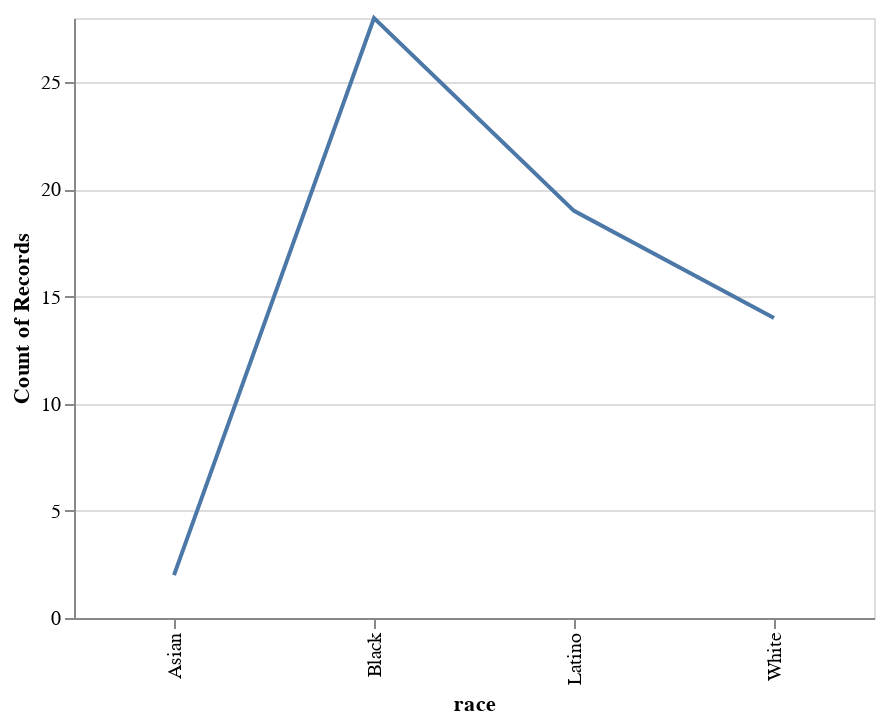

Write notebook code for a chart like this one.
### Markdown cell above
Here's a line chart.

### Code cell
alt.Chart(df).mark_line().encode(
    x="race",
    y="count()"
)

### Figure 1 — Vega-Lite specification as saved in the notebook (floating-point values rounded to 4 significant figures)
{"$schema": "https://vega.github.io/schema/vega-lite/v2.3.0.json", "config": {"view": {"height": 300, "width": 400}}, "data": {"values": [{"address": "2009 W. 6th St.", "age": 18, "death_date": "1992-04-30", "first_name": "Cesar A.", "gender": "Male", "last_name": "Aguilar", "latitude": 34.06, "longitude": -118.3, "neighborhood": "Westlake", "race": "Latino", "type": "Officer-involved shooting"}, {"address": "Main & College streets", "age": 42, "death_date": "1992-05-01", "first_name": "George", "gender": "Male", "last_name": "Alvarez", "latitude": 34.06, "longitude": -118.2, "neighborhood": "Chinatown", "race": "Latino", "type": "Not riot-related"}, {"address": "3100 Rosecrans Ave.", "age": 40, "death_date": "1992-05-23", "first_name": "Wilson", "gender": "Male", "last_name": "Alvarez", "latitude": 33.9, "longitude": -118.3, "neighborhood": "Hawthorne", "race": "Latino", "type": "Homicide"}, {"address": "Rosecrans & Chester avenues", "age": 30, "death_date": "1992-04-30", "first_name": "Brian E.", "gender": "Male", "last_name": "Andrew", "latitude": 33.9, "longitude": -118.2, "neighborhood": "Compton", "race": "Black", "type": "Officer-involved shooting"}, {"address": "1600 W. 60th St.", "age": 87, "death_date": "1992-05-03", "first_name": "Vivian", "gender": "Female", "last_name": "Austin", "latitude": 33.99, "longitude": -118.3, "neighborhood": "Harvard Park", "race": "Black", "type": "Death"}, {"address": "4404 S. Western Ave.", "age": 27, "death_date": "1992-04-30", "first_name": "Franklin", "gender": "Male", "last_name": "Benavidez", "latitude": 34.0, "longitude": -118.3, "neighborhood": "Vermont Square", "race": "Latino", "type": "Officer-involved shooting"}, {"address": "Harbor Freeway near Slauson Avenue", "age": 42, "death_date": "1992-05-02", "first_name": "Carol", "gender": "Female", "last_name": "Benson", "latitude": 33.99, "longitude": -118.3, "neighborhood": "South Park", "race": "Black", "type": "Death"}, {"address": "2740 W. Olympic Blvd.", "age": 30, "death_date": "1992-04-30", "first_name": "Patrick", "gender": "Male", "last_name": "Bettan", "latitude": 34.05, "longitude": -118.3, "neighborhood": "Koreatown", "race": "White", "type": "Homicide"}, {"address": "Vermont & Leeward avenues", "age": 49, "death_date": "1992-04-30", "first_name": "Hector", "gender": "Male", "last_name": "Castro", "latitude": 34.06, "longitude": -118.3, "neighborhood": "Koreatown", "race": "Latino", "type": "Homicide"}, {"address": "Santa Monica Boulevard & Seward Street", "age": 26, "death_date": "1992-04-30", "first_name": "Jerel L.", "gender": "Male", "last_name": "Channell", "latitude": 34.09, "longitude": -118.3, "neighborhood": "Hollywood", "race": "Black", "type": "Death"}, {"address": "Vermont Avenue & 43rd Street", "age": 15, "death_date": "1992-04-30", "first_name": "Gregory", "gender": "Male", "last_name": "Davis Jr.", "latitude": 34.01, "longitude": -118.3, "neighborhood": "Vermont Square", "race": "Black", "type": "Homicide"}, {"address": "5800 block of South Vermont Avenue", "age": null, "death_date": "1992-05-02", "first_name": "John", "gender": "Male", "last_name": "Doe #80", "latitude": 33.99, "longitude": -118.3, "neighborhood": "Vermont-Slauson", "race": "White", "type": "Homicide"}, {"address": "3500 block of Winslow Drive", "age": 56, "death_date": "1992-05-01", "first_name": "Harry", "gender": "Male", "last_name": "Doller", "latitude": 34.09, "longitude": -118.3, "neighborhood": "Silver Lake", "race": "White", "type": "Not riot-related"}, {"address": "614 S. Locust Ave.", "age": 35, "death_date": "1992-04-30", "first_name": "Kevin J.", "gender": "Male", "last_name": "Edwards", "latitude": 33.89, "longitude": -118.2, "neighborhood": "Compton", "race": "Black", "type": "Not riot-related"}, {"address": "Slauson & 7th avenues", "age": 45, "death_date": "1992-04-30", "first_name": "Howard", "gender": "Male", "last_name": "Epstein", "latitude": 33.99, "longitude": -118.3, "neighborhood": "Hyde Park", "race": "White", "type": "Homicide"}, {"address": "7608 S. Compton Ave.", "age": 65, "death_date": "1992-05-02", "first_name": "Juana", "gender": "Female", "last_name": "Espinosa", "latitude": 33.92, "longitude": -118.2, "neighborhood": "Compton", "race": "Latino", "type": "Homicide"}, {"address": "Braddock Drive & Inglewood Boulevard", "age": 24, "death_date": "1992-05-01", "first_name": "Kevin A.", "gender": "Male", "last_name": "Evanahen", "latitude": 33.99, "longitude": -118.4, "neighborhood": "Del Rey", "race": "White", "type": "Homicide"}, {"address": "1005 S. Fresno St.", "age": 15, "death_date": "1992-04-30", "first_name": "Jose L.", "gender": "Male", "last_name": "Garcia", "latitude": 34.03, "longitude": -118.2, "neighborhood": "Boyle Heights", "race": "Latino", "type": "Not riot-related"}, {"address": "10700 block of Burin Avenue", "age": 15, "death_date": "1992-04-30", "first_name": "Mark", "gender": "Male", "last_name": "Garcia", "latitude": 33.94, "longitude": -118.4, "neighborhood": "Lennox", "race": "Latino", "type": "Officer-involved shooting"}, {"address": "12834 Vanowen St.", "age": 32, "death_date": "1992-12-16", "first_name": "Elias", "gender": "Male", "last_name": "Garcia Rivera", "latitude": 34.19, "longitude": -118.4, "neighborhood": "Valley Glen", "race": "Latino", "type": "Homicide"}, {"address": "2034 W. Pico Blvd.", "age": 36, "death_date": "1992-04-30", "first_name": "Andreas", "gender": "Male", "last_name": "Garnica", "latitude": 34.05, "longitude": -118.3, "neighborhood": "Pico-Union", "race": "Latino", "type": "Not riot-related"}, {"address": "Holt & Loranne avenues", "age": 35, "death_date": "1992-05-01", "first_name": "Meeker", "gender": "Male", "last_name": "Gibson", "latitude": 34.06, "longitude": -117.7, "neighborhood": "Pomona", "race": "Black", "type": "Homicide"}, {"address": "Lemon Avenue & Pacific Coast Highway", "age": 32, "death_date": "1992-04-30", "first_name": "Matthew D.", "gender": "Male", "last_name": "Haines", "latitude": 33.79, "longitude": -118.2, "neighborhood": "Long Beach", "race": "White", "type": "Homicide"}, {"address": "Avalon Boulevard & Slauson Avenue", "age": 38, "death_date": "1992-04-29", "first_name": "Jimmie", "gender": "Male", "last_name": "Harris", "latitude": 33.99, "longitude": -118.3, "neighborhood": "South Park", "race": "Black", "type": "Death"}, {"address": "Central Avenue & 112th Street", "age": 17, "death_date": "1992-04-30", "first_name": "DeAndre", "gender": "Male", "last_name": "Harrison", "latitude": 33.93, "longitude": -118.3, "neighborhood": "Green Meadows", "race": "Black", "type": "Officer-involved shooting"}, {"address": "1439 E. Walnut", "age": 38, "death_date": "1992-05-01", "first_name": "Paul D.", "gender": "Male", "last_name": "Horace", "latitude": 34.02, "longitude": -118.2, "neighborhood": "Central-Alameda", "race": "Black", "type": "Homicide"}, {"address": "Main & 51st streets", "age": 56, "death_date": "1992-05-01", "first_name": "Betty", "gender": "Female", "last_name": "Jackson", "latitude": 34.0, "longitude": -118.3, "neighborhood": "South Park", "race": "Black", "type": "Death"}, {"address": "11322 Alvaro St.", "age": 38, "death_date": "1992-04-30", "first_name": "Dennis Ray", "gender": "Male", "last_name": "Jackson", "latitude": 33.93, "longitude": -118.3, "neighborhood": "Watts", "race": "Black", "type": "Officer-involved shooting"}, {"address": "Willowbrook Avenue & Alondra Boulevard", "age": 25, "death_date": "1992-04-30", "first_name": "Tranh", "gender": "Male", "last_name": "Lam", "latitude": 33.89, "longitude": -118.2, "neighborhood": "Compton", "race": "Asian", "type": "Homicide"}, {"address": "Hobart Boulevard & 3rd Street", "age": 18, "death_date": "1992-04-30", "first_name": "Edward Song", "gender": "Male", "last_name": "Lee", "latitude": 34.07, "longitude": -118.3, "neighborhood": "Koreatown", "race": "Asian", "type": "Homicide"}, {"address": "16th Street & Central Avenue", "age": 36, "death_date": "1992-04-30", "first_name": "Frank D.", "gender": "Male", "last_name": "Lopez", "latitude": 34.03, "longitude": -118.2, "neighborhood": "Downtown", "race": "Latino", "type": "Homicide"}, {"address": "Santa Monica Boulevard & Seward Street", "age": 18, "death_date": "1992-04-30", "first_name": "Darnell R.", "gender": "Male", "last_name": "Mallory", "latitude": 34.09, "longitude": -118.3, "neighborhood": "Hollywood", "race": "Black", "type": "Death"}, {"address": "1800 block of East New York Drive", "age": 51, "death_date": "1992-05-01", "first_name": "Lucie R.", "gender": "Female", "last_name": "Maronian", "latitude": 34.18, "longitude": -118.1, "neighborhood": "Altadena", "race": "White", "type": "Homicide"}, {"address": "near North Los Robles Avenue & Claremont Street", "age": 22, "death_date": "1992-05-03", "first_name": "Howard Eugene", "gender": "Male", "last_name": "Martin", "latitude": 34.17, "longitude": -118.1, "neighborhood": "Pasadena", "race": "Black", "type": "Officer-involved shooting"}, {"address": "Avalon Boulevard & 102nd Street", "age": 45, "death_date": "1992-04-30", "first_name": "Ira F.", "gender": "Male", "last_name": "McCurry", "latitude": 33.94, "longitude": -118.3, "neighborhood": "Green Meadows", "race": "White", "type": "Homicide"}, {"address": "Florence Avenue & Cimarron Street", "age": 32, "death_date": "1992-05-01", "first_name": "Alfred V.", "gender": "Male", "last_name": "Miller", "latitude": 33.97, "longitude": -118.3, "neighborhood": "Chesterfield Square", "race": "Black", "type": "Homicide"}, {"address": "120th Street & Central Avenue", "age": 23, "death_date": "1992-04-29", "first_name": "Arturo C.", "gender": "Male", "last_name": "Miranda", "latitude": 33.92, "longitude": -118.3, "neighborhood": "Green Meadows", "race": "Latino", "type": "Homicide"}, {"address": "2137 E. 115th St.", "age": 24, "death_date": "1992-05-01", "first_name": "Suzanne R.", "gender": "Female", "last_name": "Morgan", "latitude": 33.93, "longitude": -118.2, "neighborhood": "Watts", "race": "Black", "type": "Not riot-related"}, {"address": "1601 S. Western Ave.", "age": 20, "death_date": "1992-08-12", "first_name": "Nissar", "gender": "Male", "last_name": "Mustafa", "latitude": 34.04, "longitude": -118.3, "neighborhood": "Harvard Heights", "race": "White", "type": "Homicide"}, {"address": "Western Avenue & 92nd Street", "age": 27, "death_date": "1992-04-30", "first_name": "Ernest", "gender": "Male", "last_name": "Neal Jr.", "latitude": 33.95, "longitude": -118.3, "neighborhood": "Gramercy Park", "race": "Black", "type": "Homicide"}, {"address": "San Pedro & 78th streets", "age": 21, "death_date": "1992-04-30", "first_name": "Anthony", "gender": "Male", "last_name": "Netherly", "latitude": 33.97, "longitude": -118.3, "neighborhood": "Florence", "race": "Black", "type": "Homicide"}, {"address": "Florence Avenue & Flower Street", "age": 21, "death_date": "1992-05-01", "first_name": "Charles W.", "gender": "Male", "last_name": "Orebo", "latitude": 33.97, "longitude": -118.3, "neighborhood": "Florence", "race": "Black", "type": "Officer-involved shooting"}, {"address": "Santa Monica Boulevard & Seward Street", "age": 37, "death_date": "1992-04-30", "first_name": "Juanita", "gender": "Female", "last_name": "Pettaway", "latitude": 34.09, "longitude": -118.3, "neighborhood": "Hollywood", "race": "Black", "type": "Death"}, {"address": "4028 Santa Monica Blvd.", "age": 20, "death_date": "1992-04-30", "first_name": "Juan A.", "gender": "Male", "last_name": "Pineda", "latitude": 34.09, "longitude": -118.3, "neighborhood": "Silver Lake", "race": "Latino", "type": "Homicide"}, {"address": "12732 Bess St.", "age": 23, "death_date": "1992-05-03", "first_name": "Hugo G.", "gender": "Male", "last_name": "Ramirez", "latitude": 34.07, "longitude": -118.0, "neighborhood": "Baldwin Park", "race": "Latino", "type": "Not riot-related"}, {"address": "11690 Gateway Blvd.", "age": 68, "death_date": "1992-05-01", "first_name": "Aaron", "gender": "Male", "last_name": "Ratinoff", "latitude": 34.03, "longitude": -118.4, "neighborhood": "Sawtelle", "race": "White", "type": "Homicide"}, {"address": "Pico Boulevard & Vermont Avenue", "age": 26, "death_date": "1992-05-03", "first_name": "Victor R.", "gender": "Male", "last_name": "Rivas", "latitude": 34.05, "longitude": -118.3, "neighborhood": "Pico-Union", "race": "Latino", "type": "Officer-involved shooting"}, {"address": "2882 W. 9th St.", "age": 33, "death_date": "1992-05-01", "first_name": "William", "gender": "Male", "last_name": "Ross", "latitude": 34.06, "longitude": -118.3, "neighborhood": "Koreatown", "race": "White", "type": "Homicide"}, {"address": "3100 block of South Main Street", "age": 20, "death_date": "1992-05-20", "first_name": "Juan V.", "gender": "Male", "last_name": "Salgado", "latitude": 34.02, "longitude": -118.3, "neighborhood": "Historic South-Central", "race": "Latino", "type": "Homicide"}, {"address": "San Diego Freeway & San Fernando Mission Boulevard", "age": 31, "death_date": "1992-05-03", "first_name": "Imad", "gender": "Male", "last_name": "Sharaf", "latitude": 34.27, "longitude": -118.5, "neighborhood": "Mission Hills", "race": "Black", "type": "Not riot-related"}, {"address": "Vermont Avenue & Santa Monica Boulevard", "age": 25, "death_date": "1992-05-01", "first_name": "Jose", "gender": "Male", "last_name": "Solorzano", "latitude": 34.09, "longitude": -118.3, "neighborhood": "East Hollywood", "race": "Latino", "type": "Homicide"}, {"address": "2600 block of Florence Avenue", "age": 20, "death_date": "1992-04-30", "first_name": "George A.", "gender": "Male", "last_name": "Sosa", "latitude": 33.97, "longitude": -118.2, "neighborhood": "Huntington Park", "race": "Latino", "type": "Homicide"}, {"address": "11322 Alvaro St.", "age": 31, "death_date": "1992-04-30", "first_name": "Anthony J.", "gender": "Male", "last_name": "Taylor", "latitude": 33.93, "longitude": -118.3, "neighborhood": "Watts", "race": "Black", "type": "Officer-involved shooting"}, {"address": "4365 S. Vermont Ave.", "age": 42, "death_date": "1992-04-29", "first_name": "Dwight", "gender": "Male", "last_name": "Taylor", "latitude": 34.0, "longitude": -118.3, "neighborhood": "Vermont Square", "race": "Black", "type": "Homicide"}, {"address": "5213 Sunset Blvd.", "age": 26, "death_date": "1992-04-30", "first_name": "James L.", "gender": "Male", "last_name": "Taylor", "latitude": 34.1, "longitude": -118.3, "neighborhood": "East Hollywood", "race": "Black", "type": "Homicide"}, {"address": "5510 W. Sunset Blvd.", "age": 54, "death_date": "1993-11-24", "first_name": "Wallace", "gender": "Male", "last_name": "Tope", "latitude": 34.1, "longitude": -118.3, "neighborhood": "Hollywood", "race": "White", "type": "Homicide"}, {"address": "San Fernando Road & San Fernando Mission Boulevard", "age": 15, "death_date": "1992-04-29", "first_name": "Edward Anthony", "gender": "Male", "last_name": "Travens", "latitude": 34.28, "longitude": -118.4, "neighborhood": "San Fernando", "race": "White", "type": "Not riot-related"}, {"address": "5100 block of West Slauson Avenue", "age": 33, "death_date": "1992-04-29", "first_name": "Eduardo C.", "gender": "Male", "last_name": "Vela", "latitude": 33.99, "longitude": -118.4, "neighborhood": "Ladera Heights", "race": "Latino", "type": "Homicide"}, {"address": "11932 Cometa Ave.", "age": 20, "death_date": "1992-05-02", "first_name": "Fredrick", "gender": "Male", "last_name": "Ward", "latitude": 34.29, "longitude": -118.4, "neighborhood": "Pacoima", "race": "Black", "type": "Homicide"}, {"address": "4365 S. Vermont Ave.", "age": 18, "death_date": "1992-04-29", "first_name": "Louis A.", "gender": "Male", "last_name": "Watson", "latitude": 34.01, "longitude": -118.3, "neighborhood": "Vermont Square", "race": "Black", "type": "Homicide"}, {"address": "Western Avenue & 92nd Street", "age": 33, "death_date": "1992-04-30", "first_name": "Elbert O.", "gender": "Male", "last_name": "Wilkins", "latitude": 33.95, "longitude": -118.3, "neighborhood": "Gramercy Park", "race": "Black", "type": "Homicide"}, {"address": "10621 Sepulveda Blvd.", "age": 37, "death_date": "1992-04-29", "first_name": "John H.", "gender": "Male", "last_name": "Willers", "latitude": 34.26, "longitude": -118.5, "neighborhood": "Mission Hills", "race": "White", "type": "Homicide"}, {"address": "Gage & Western avenues", "age": 29, "death_date": "1992-04-29", "first_name": "Willie Bernard", "gender": "Male", "last_name": "Williams", "latitude": 33.98, "longitude": -118.3, "neighborhood": "Chesterfield Square", "race": "Black", "type": "Death"}]}, "encoding": {"x": {"field": "race", "type": "nominal"}, "y": {"aggregate": "count", "type": "quantitative"}}, "mark": "line"}
